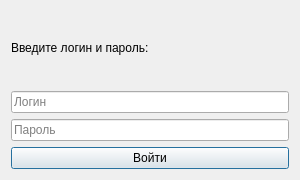
<?xml version="1.0" encoding="UTF-8"?>
<ui version="4.0">
 <class>AuthDialog</class>
 <widget class="QDialog" name="AuthDialog">
  <property name="geometry">
   <rect>
    <x>0</x>
    <y>0</y>
    <width>300</width>
    <height>180</height>
   </rect>
  </property>
  <property name="windowTitle">
   <string>Авторизация</string>
  </property>
  <layout class="QVBoxLayout" name="verticalLayout">
   <item>
    <widget class="QLabel" name="label">
     <property name="text">
      <string>Введите логин и пароль:</string>
     </property>
    </widget>
   </item>
   <item>
    <widget class="QLineEdit" name="leUsername">
     <property name="placeholderText">
      <string>Логин</string>
     </property>
    </widget>
   </item>
   <item>
    <widget class="QLineEdit" name="lePassword">
     <property name="placeholderText">
      <string>Пароль</string>
     </property>
     <property name="echoMode">
      <enum>QLineEdit::Password</enum>
     </property>
    </widget>
   </item>
   <item>
    <widget class="QPushButton" name="btnLogin">
     <property name="text">
      <string>Войти</string>
     </property>
    </widget>
   </item>
  </layout>
 </widget>
 <resources/>
 <connections/>
</ui>
